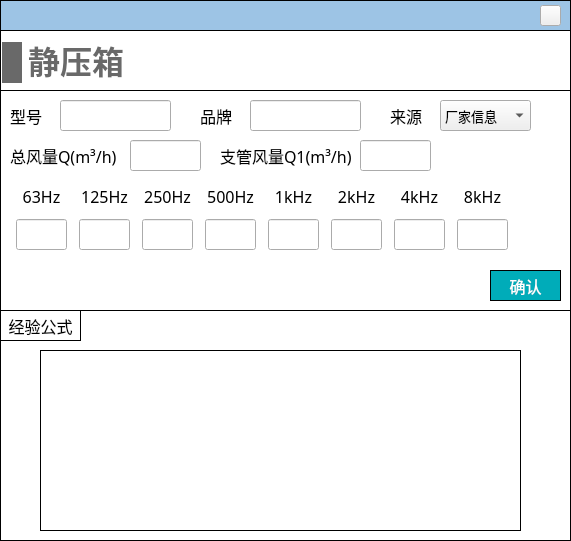
<?xml version="1.0" encoding="UTF-8"?>
<ui version="4.0">
 <class>Dialog_static_box</class>
 <widget class="QDialog" name="Dialog_static_box">
  <property name="geometry">
   <rect>
    <x>0</x>
    <y>0</y>
    <width>571</width>
    <height>541</height>
   </rect>
  </property>
  <property name="font">
   <font>
    <family>黑体</family>
   </font>
  </property>
  <property name="windowTitle">
   <string>Dialog</string>
  </property>
  <property name="styleSheet">
   <string notr="true">#Dialog_static_box
{
background-color:white;
}

QLineEdit 
{
font-family: 'Microsoft YaHei';
font-size: 13px;
}

QComboBox
{
font-family: 'Microsoft YaHei';
font-size: 13px;
}</string>
  </property>
  <widget class="QWidget" name="widget_static_box" native="true">
   <property name="geometry">
    <rect>
     <x>0</x>
     <y>30</y>
     <width>571</width>
     <height>511</height>
    </rect>
   </property>
   <property name="styleSheet">
    <string notr="true">#widget_static_box
{
border: 1px solid #000000;
}</string>
   </property>
   <widget class="QWidget" name="widget_2" native="true">
    <property name="geometry">
     <rect>
      <x>0</x>
      <y>60</y>
      <width>571</width>
      <height>221</height>
     </rect>
    </property>
    <property name="styleSheet">
     <string notr="true">#widget_2
{
border: 1px solid #000000;
}

QLabel
{
font-family: '黑体';
font-size: 16px;
}

QLineEdit
{
font-family: '黑体';
}

QRadioButton
{
font-family: '黑体';
}

QPushButton
{
font-family: '黑体';
}</string>
    </property>
    <widget class="QLineEdit" name="lineEdit_brand">
     <property name="geometry">
      <rect>
       <x>250</x>
       <y>10</y>
       <width>111</width>
       <height>31</height>
      </rect>
     </property>
     <property name="font">
      <font>
       <family>黑体</family>
       <pointsize>-1</pointsize>
      </font>
     </property>
    </widget>
    <widget class="QLineEdit" name="lineEdit_q1">
     <property name="geometry">
      <rect>
       <x>360</x>
       <y>50</y>
       <width>71</width>
       <height>31</height>
      </rect>
     </property>
     <property name="font">
      <font>
       <family>黑体</family>
       <pointsize>-1</pointsize>
      </font>
     </property>
    </widget>
    <widget class="QLabel" name="label_16">
     <property name="geometry">
      <rect>
       <x>200</x>
       <y>10</y>
       <width>41</width>
       <height>31</height>
      </rect>
     </property>
     <property name="font">
      <font>
       <family>黑体</family>
       <pointsize>-1</pointsize>
      </font>
     </property>
     <property name="text">
      <string>品牌</string>
     </property>
    </widget>
    <widget class="QLabel" name="label_17">
     <property name="geometry">
      <rect>
       <x>220</x>
       <y>50</y>
       <width>131</width>
       <height>31</height>
      </rect>
     </property>
     <property name="font">
      <font>
       <family>黑体</family>
       <pointsize>-1</pointsize>
      </font>
     </property>
     <property name="text">
      <string>支管风量Q1(m³/h)</string>
     </property>
    </widget>
    <widget class="QLabel" name="label_19">
     <property name="geometry">
      <rect>
       <x>10</x>
       <y>50</y>
       <width>111</width>
       <height>31</height>
      </rect>
     </property>
     <property name="font">
      <font>
       <family>黑体</family>
       <pointsize>-1</pointsize>
      </font>
     </property>
     <property name="text">
      <string>总风量Q(m³/h)</string>
     </property>
    </widget>
    <widget class="QLineEdit" name="lineEdit_q">
     <property name="geometry">
      <rect>
       <x>130</x>
       <y>50</y>
       <width>71</width>
       <height>31</height>
      </rect>
     </property>
     <property name="font">
      <font>
       <family>黑体</family>
       <pointsize>-1</pointsize>
      </font>
     </property>
    </widget>
    <widget class="QPushButton" name="pushButton_confirm">
     <property name="geometry">
      <rect>
       <x>490</x>
       <y>180</y>
       <width>71</width>
       <height>31</height>
      </rect>
     </property>
     <property name="font">
      <font>
       <family>黑体</family>
       <pointsize>12</pointsize>
      </font>
     </property>
     <property name="styleSheet">
      <string notr="true">QPushButton
{
	color:#ffffff; /*文字颜色*/
    background-color: #00ACB9;/*背景色*/
    border-radius:0px; /*边框倒角*/
	border: 1px solid #000000;
}


QPushButton:hover 
{
background-color: rgb(0,142,153);
color: white;
}</string>
     </property>
     <property name="text">
      <string>确认</string>
     </property>
    </widget>
    <widget class="QLineEdit" name="lineEdit_model">
     <property name="geometry">
      <rect>
       <x>60</x>
       <y>10</y>
       <width>111</width>
       <height>31</height>
      </rect>
     </property>
     <property name="font">
      <font>
       <family>黑体</family>
       <pointsize>-1</pointsize>
      </font>
     </property>
    </widget>
    <widget class="QLabel" name="label_29">
     <property name="geometry">
      <rect>
       <x>10</x>
       <y>10</y>
       <width>41</width>
       <height>31</height>
      </rect>
     </property>
     <property name="font">
      <font>
       <family>黑体</family>
       <pointsize>-1</pointsize>
      </font>
     </property>
     <property name="text">
      <string>型号</string>
     </property>
    </widget>
    <widget class="QComboBox" name="comboBox_data_source">
     <property name="geometry">
      <rect>
       <x>440</x>
       <y>10</y>
       <width>91</width>
       <height>31</height>
      </rect>
     </property>
     <property name="font">
      <font>
       <family>Microsoft YaHei</family>
       <pointsize>-1</pointsize>
      </font>
     </property>
     <item>
      <property name="text">
       <string>厂家信息</string>
      </property>
     </item>
     <item>
      <property name="text">
       <string>设计预估</string>
      </property>
     </item>
    </widget>
    <widget class="QLabel" name="label_32">
     <property name="geometry">
      <rect>
       <x>390</x>
       <y>10</y>
       <width>41</width>
       <height>31</height>
      </rect>
     </property>
     <property name="font">
      <font>
       <family>黑体</family>
       <pointsize>-1</pointsize>
      </font>
     </property>
     <property name="text">
      <string>来源</string>
     </property>
    </widget>
    <widget class="QWidget" name="layoutWidget">
     <property name="geometry">
      <rect>
       <x>10</x>
       <y>90</y>
       <width>511</width>
       <height>72</height>
      </rect>
     </property>
     <layout class="QHBoxLayout" name="horizontalLayout">
      <item>
       <layout class="QVBoxLayout" name="verticalLayout">
        <item>
         <widget class="QLabel" name="label_7">
          <property name="minimumSize">
           <size>
            <width>51</width>
            <height>31</height>
           </size>
          </property>
          <property name="maximumSize">
           <size>
            <width>51</width>
            <height>31</height>
           </size>
          </property>
          <property name="font">
           <font>
            <family>黑体</family>
            <pointsize>-1</pointsize>
           </font>
          </property>
          <property name="text">
           <string>63Hz</string>
          </property>
          <property name="alignment">
           <set>Qt::AlignCenter</set>
          </property>
         </widget>
        </item>
        <item>
         <widget class="QLineEdit" name="lineEdit_63">
          <property name="minimumSize">
           <size>
            <width>51</width>
            <height>31</height>
           </size>
          </property>
          <property name="maximumSize">
           <size>
            <width>51</width>
            <height>31</height>
           </size>
          </property>
          <property name="alignment">
           <set>Qt::AlignCenter</set>
          </property>
          <property name="readOnly">
           <bool>false</bool>
          </property>
         </widget>
        </item>
       </layout>
      </item>
      <item>
       <layout class="QVBoxLayout" name="verticalLayout_2">
        <item>
         <widget class="QLabel" name="label_8">
          <property name="minimumSize">
           <size>
            <width>51</width>
            <height>31</height>
           </size>
          </property>
          <property name="maximumSize">
           <size>
            <width>51</width>
            <height>31</height>
           </size>
          </property>
          <property name="font">
           <font>
            <family>黑体</family>
            <pointsize>-1</pointsize>
           </font>
          </property>
          <property name="text">
           <string>125Hz</string>
          </property>
          <property name="alignment">
           <set>Qt::AlignCenter</set>
          </property>
         </widget>
        </item>
        <item>
         <widget class="QLineEdit" name="lineEdit_125">
          <property name="minimumSize">
           <size>
            <width>51</width>
            <height>31</height>
           </size>
          </property>
          <property name="maximumSize">
           <size>
            <width>51</width>
            <height>31</height>
           </size>
          </property>
          <property name="alignment">
           <set>Qt::AlignCenter</set>
          </property>
          <property name="readOnly">
           <bool>false</bool>
          </property>
         </widget>
        </item>
       </layout>
      </item>
      <item>
       <layout class="QVBoxLayout" name="verticalLayout_3">
        <item>
         <widget class="QLabel" name="label_9">
          <property name="minimumSize">
           <size>
            <width>51</width>
            <height>31</height>
           </size>
          </property>
          <property name="maximumSize">
           <size>
            <width>51</width>
            <height>31</height>
           </size>
          </property>
          <property name="font">
           <font>
            <family>黑体</family>
            <pointsize>-1</pointsize>
           </font>
          </property>
          <property name="text">
           <string>250Hz</string>
          </property>
          <property name="alignment">
           <set>Qt::AlignCenter</set>
          </property>
         </widget>
        </item>
        <item>
         <widget class="QLineEdit" name="lineEdit_250">
          <property name="minimumSize">
           <size>
            <width>51</width>
            <height>31</height>
           </size>
          </property>
          <property name="maximumSize">
           <size>
            <width>51</width>
            <height>31</height>
           </size>
          </property>
          <property name="alignment">
           <set>Qt::AlignCenter</set>
          </property>
          <property name="readOnly">
           <bool>false</bool>
          </property>
         </widget>
        </item>
       </layout>
      </item>
      <item>
       <layout class="QVBoxLayout" name="verticalLayout_4">
        <item>
         <widget class="QLabel" name="label_10">
          <property name="minimumSize">
           <size>
            <width>51</width>
            <height>31</height>
           </size>
          </property>
          <property name="maximumSize">
           <size>
            <width>51</width>
            <height>31</height>
           </size>
          </property>
          <property name="font">
           <font>
            <family>黑体</family>
            <pointsize>-1</pointsize>
           </font>
          </property>
          <property name="text">
           <string>500Hz</string>
          </property>
          <property name="alignment">
           <set>Qt::AlignCenter</set>
          </property>
         </widget>
        </item>
        <item>
         <widget class="QLineEdit" name="lineEdit_500">
          <property name="minimumSize">
           <size>
            <width>51</width>
            <height>31</height>
           </size>
          </property>
          <property name="maximumSize">
           <size>
            <width>51</width>
            <height>31</height>
           </size>
          </property>
          <property name="alignment">
           <set>Qt::AlignCenter</set>
          </property>
          <property name="readOnly">
           <bool>false</bool>
          </property>
         </widget>
        </item>
       </layout>
      </item>
      <item>
       <layout class="QVBoxLayout" name="verticalLayout_5">
        <item>
         <widget class="QLabel" name="label_11">
          <property name="minimumSize">
           <size>
            <width>51</width>
            <height>31</height>
           </size>
          </property>
          <property name="maximumSize">
           <size>
            <width>51</width>
            <height>31</height>
           </size>
          </property>
          <property name="font">
           <font>
            <family>黑体</family>
            <pointsize>-1</pointsize>
           </font>
          </property>
          <property name="text">
           <string>1kHz</string>
          </property>
          <property name="alignment">
           <set>Qt::AlignCenter</set>
          </property>
         </widget>
        </item>
        <item>
         <widget class="QLineEdit" name="lineEdit_1k">
          <property name="minimumSize">
           <size>
            <width>51</width>
            <height>31</height>
           </size>
          </property>
          <property name="maximumSize">
           <size>
            <width>51</width>
            <height>31</height>
           </size>
          </property>
          <property name="alignment">
           <set>Qt::AlignCenter</set>
          </property>
          <property name="readOnly">
           <bool>false</bool>
          </property>
         </widget>
        </item>
       </layout>
      </item>
      <item>
       <layout class="QVBoxLayout" name="verticalLayout_6">
        <property name="spacing">
         <number>6</number>
        </property>
        <item>
         <widget class="QLabel" name="label_12">
          <property name="minimumSize">
           <size>
            <width>51</width>
            <height>31</height>
           </size>
          </property>
          <property name="maximumSize">
           <size>
            <width>51</width>
            <height>31</height>
           </size>
          </property>
          <property name="font">
           <font>
            <family>黑体</family>
            <pointsize>-1</pointsize>
           </font>
          </property>
          <property name="text">
           <string>2kHz</string>
          </property>
          <property name="alignment">
           <set>Qt::AlignCenter</set>
          </property>
         </widget>
        </item>
        <item>
         <widget class="QLineEdit" name="lineEdit_2k">
          <property name="minimumSize">
           <size>
            <width>51</width>
            <height>31</height>
           </size>
          </property>
          <property name="maximumSize">
           <size>
            <width>51</width>
            <height>31</height>
           </size>
          </property>
          <property name="alignment">
           <set>Qt::AlignCenter</set>
          </property>
          <property name="readOnly">
           <bool>false</bool>
          </property>
         </widget>
        </item>
       </layout>
      </item>
      <item>
       <layout class="QVBoxLayout" name="verticalLayout_7">
        <item>
         <widget class="QLabel" name="label_">
          <property name="minimumSize">
           <size>
            <width>51</width>
            <height>31</height>
           </size>
          </property>
          <property name="maximumSize">
           <size>
            <width>51</width>
            <height>31</height>
           </size>
          </property>
          <property name="font">
           <font>
            <family>黑体</family>
            <pointsize>-1</pointsize>
           </font>
          </property>
          <property name="text">
           <string>4kHz</string>
          </property>
          <property name="alignment">
           <set>Qt::AlignCenter</set>
          </property>
         </widget>
        </item>
        <item>
         <widget class="QLineEdit" name="lineEdit_4k">
          <property name="minimumSize">
           <size>
            <width>51</width>
            <height>31</height>
           </size>
          </property>
          <property name="maximumSize">
           <size>
            <width>51</width>
            <height>31</height>
           </size>
          </property>
          <property name="alignment">
           <set>Qt::AlignCenter</set>
          </property>
          <property name="readOnly">
           <bool>false</bool>
          </property>
         </widget>
        </item>
       </layout>
      </item>
      <item>
       <layout class="QVBoxLayout" name="verticalLayout_8">
        <item>
         <widget class="QLabel" name="label_14">
          <property name="minimumSize">
           <size>
            <width>51</width>
            <height>31</height>
           </size>
          </property>
          <property name="maximumSize">
           <size>
            <width>51</width>
            <height>31</height>
           </size>
          </property>
          <property name="font">
           <font>
            <family>黑体</family>
            <pointsize>-1</pointsize>
           </font>
          </property>
          <property name="text">
           <string>8kHz</string>
          </property>
          <property name="alignment">
           <set>Qt::AlignCenter</set>
          </property>
         </widget>
        </item>
        <item>
         <widget class="QLineEdit" name="lineEdit_8k">
          <property name="minimumSize">
           <size>
            <width>51</width>
            <height>31</height>
           </size>
          </property>
          <property name="maximumSize">
           <size>
            <width>51</width>
            <height>31</height>
           </size>
          </property>
          <property name="alignment">
           <set>Qt::AlignCenter</set>
          </property>
          <property name="readOnly">
           <bool>false</bool>
          </property>
         </widget>
        </item>
       </layout>
      </item>
     </layout>
    </widget>
   </widget>
   <widget class="QWidget" name="widget" native="true">
    <property name="geometry">
     <rect>
      <x>0</x>
      <y>280</y>
      <width>571</width>
      <height>231</height>
     </rect>
    </property>
    <property name="styleSheet">
     <string notr="true">border: 1px solid #000000;</string>
    </property>
    <widget class="QLabel" name="label_18">
     <property name="geometry">
      <rect>
       <x>0</x>
       <y>0</y>
       <width>81</width>
       <height>31</height>
      </rect>
     </property>
     <property name="font">
      <font>
       <family>黑体</family>
       <pointsize>12</pointsize>
      </font>
     </property>
     <property name="text">
      <string>经验公式</string>
     </property>
     <property name="alignment">
      <set>Qt::AlignCenter</set>
     </property>
    </widget>
    <widget class="QLabel" name="label">
     <property name="geometry">
      <rect>
       <x>40</x>
       <y>40</y>
       <width>481</width>
       <height>181</height>
      </rect>
     </property>
     <property name="styleSheet">
      <string notr="true">border-image: url(:/images/image/static_box_descri.png);</string>
     </property>
     <property name="text">
      <string/>
     </property>
    </widget>
   </widget>
   <widget class="QLabel" name="label_31">
    <property name="geometry">
     <rect>
      <x>28</x>
      <y>11</y>
      <width>96</width>
      <height>43</height>
     </rect>
    </property>
    <property name="font">
     <font>
      <family>Microsoft YaHei</family>
      <pointsize>24</pointsize>
      <bold>true</bold>
     </font>
    </property>
    <property name="styleSheet">
     <string notr="true">QLabel { 
border: none; 
color : rgb(105, 105, 105);
}</string>
    </property>
    <property name="text">
     <string>静压箱</string>
    </property>
    <property name="alignment">
     <set>Qt::AlignBottom|Qt::AlignHCenter</set>
    </property>
   </widget>
   <widget class="QLabel" name="label_30">
    <property name="geometry">
     <rect>
      <x>2</x>
      <y>12</y>
      <width>20</width>
      <height>41</height>
     </rect>
    </property>
    <property name="minimumSize">
     <size>
      <width>20</width>
      <height>41</height>
     </size>
    </property>
    <property name="maximumSize">
     <size>
      <width>20</width>
      <height>41</height>
     </size>
    </property>
    <property name="styleSheet">
     <string notr="true">QLabel { 
border: none; 
background-color : rgb(105, 105, 105);
}</string>
    </property>
    <property name="text">
     <string/>
    </property>
   </widget>
  </widget>
  <widget class="QWidget" name="widget_top" native="true">
   <property name="geometry">
    <rect>
     <x>0</x>
     <y>0</y>
     <width>571</width>
     <height>31</height>
    </rect>
   </property>
   <property name="styleSheet">
    <string notr="true">#widget_top
{
border: 1px solid #000000;
background-color: rgb(157, 196, 229);
	background-color: rgb(157, 196, 229);
}</string>
   </property>
   <widget class="QPushButton" name="close">
    <property name="geometry">
     <rect>
      <x>540</x>
      <y>5</y>
      <width>21</width>
      <height>21</height>
     </rect>
    </property>
    <property name="styleSheet">
     <string notr="true">border-image: url(:/images/image/closeWindow.jpg);</string>
    </property>
    <property name="text">
     <string/>
    </property>
   </widget>
  </widget>
  <zorder>widget_top</zorder>
  <zorder>widget_static_box</zorder>
 </widget>
 <tabstops>
  <tabstop>lineEdit_model</tabstop>
  <tabstop>lineEdit_brand</tabstop>
  <tabstop>lineEdit_q</tabstop>
  <tabstop>lineEdit_q1</tabstop>
  <tabstop>lineEdit_63</tabstop>
  <tabstop>lineEdit_125</tabstop>
  <tabstop>lineEdit_250</tabstop>
  <tabstop>lineEdit_500</tabstop>
  <tabstop>lineEdit_1k</tabstop>
  <tabstop>lineEdit_2k</tabstop>
  <tabstop>lineEdit_4k</tabstop>
  <tabstop>lineEdit_8k</tabstop>
  <tabstop>comboBox_data_source</tabstop>
  <tabstop>pushButton_confirm</tabstop>
  <tabstop>close</tabstop>
 </tabstops>
 <resources/>
 <connections/>
</ui>
